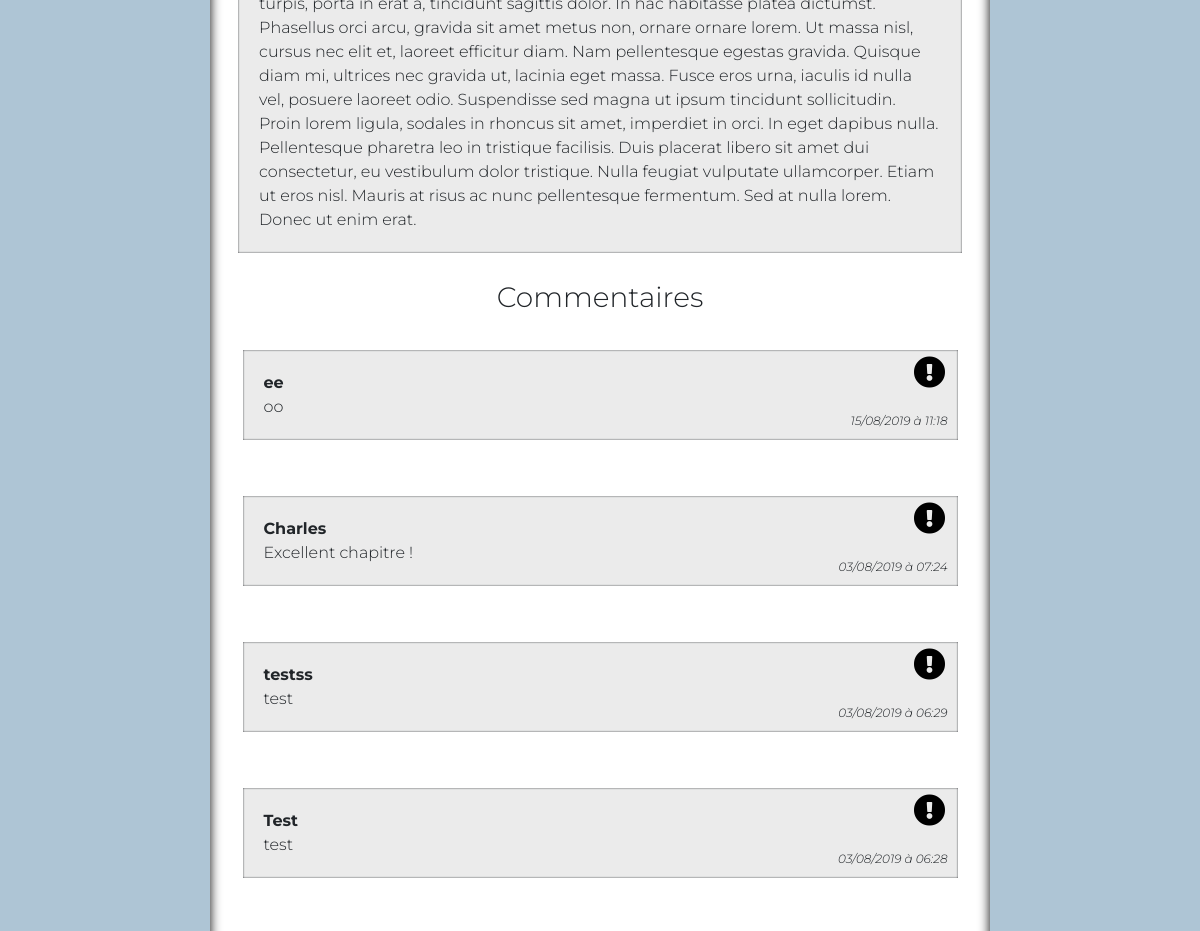
The app's page /index.php?action=post&id=3 (middle part), older data.
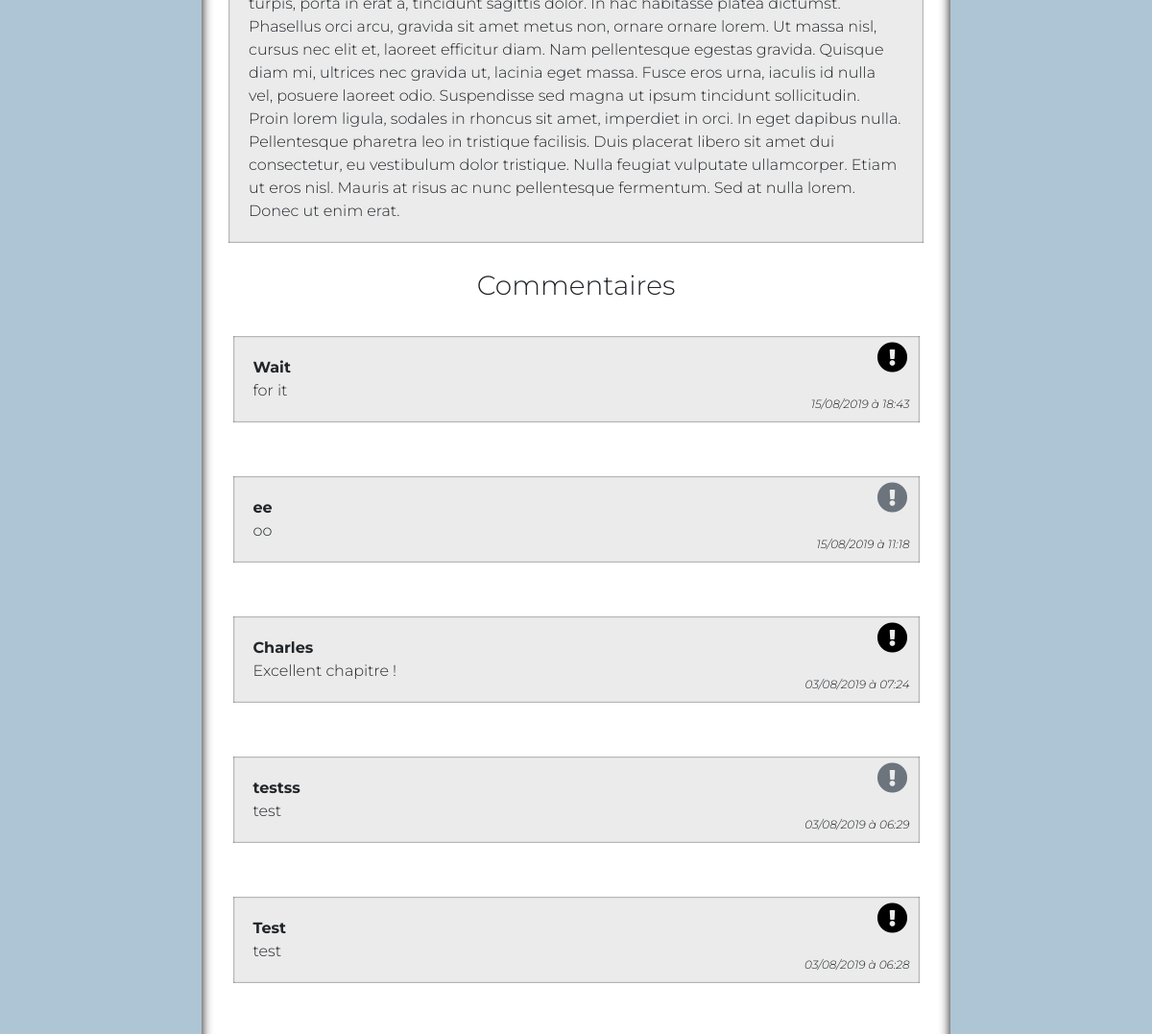
The same page, newer data.
### tables this page shows
CREATE TABLE IF NOT EXISTS `commentaires` (
  `id` int(11) NOT NULL AUTO_INCREMENT,
  `post_id` int(11) NOT NULL,
  `author` varchar(255) NOT NULL,
  `comment` text NOT NULL,
  `comment_date` datetime NOT NULL,
  `reported` int(11) DEFAULT NULL,
  PRIMARY KEY (`id`),
  KEY `commentaires_ibfk_1` (`post_id`)
);

### model/CommentManager.php (called while the page is built, shortened)
<?php
class CommentManager extends Manager
{
    public function getComments($postId)
    {
        $db = $this->dbConnect();
        $comments = $db->prepare('SELECT id, author, comment, reported, post_id, DATE_FORMAT(comment_date, \'%d/%m/%Y à %H:%i\') AS comment_date_fr FROM commentaires WHERE post_id = ? ORDER BY comment_date DESC');
        $comments->execute(array($postId));
        return $comments;
    }
}

### model/PostManager.php (called while the page is built, shortened)
<?php
class PostManager extends Manager
{
	public function getPost($postId)
    {
        $db = $this->dbConnect();
        $req = $db->prepare('SELECT id, title, picture, content FROM billets WHERE id = ?');
        $req->execute(array($postId));
        $post = $req->fetch();
        return $post;
    }
}

### view/postView.php (the view, shortened to what this page needs)
<div class="container jumbotron jumbotron-fluid col-lg-8 col-md-12 col-sm-12 col-xs-12 d-flex flex-wrap justify-content-center ">
    <div class="text-container"> <?= $post['content'] ?> </div>
    <h3 id="title-comments">Commentaires</h3>
    <?php
    while ($comment = $comments->fetch()) {
    ?>
        <p class="text-container col-11">
            <strong><?= htmlspecialchars($comment['author']) ?></strong><br>
            <a href="
            <?php
            if($comment['reported'] == null) {
              echo 'index.php?action=reportComment&amp;id='.$comment["id"].'&amp;p_id= '.  $comment["post_id"] .' ';
            } else {
                echo "#title-comments"; }
            ?>
            " title="Signaler ce commentaire">
            <i class="fas fa-exclamation-circle
            <?php
            if($comment['reported'] != null) {
                echo "text-muted"; }
            ?>
            " data-toggle="tooltip" data-placement="top" title="
            <?php
            if($comment['reported'] != null) {
                echo "Ce commentaire a déjà été signalé et est en cours de traitement par le modérateur";
            } else {
                echo "Signaler ce commentaire"; }
            ?>
            "></i></a>
            <?= htmlspecialchars($comment['comment']) ?>
            <i class="com-date"><?= $comment['comment_date_fr'] ?></i>
        </p>
    <?php
    }
    ?>
</div>
<?php $content = ob_get_clean(); ?>
<?php require('template.php'); ?>

### index.php (shortened to what this page needs)
<?php
require('controller/PostController.php');
$postController = new PostController();
$commentController = new CommentController();
try {
    if (isset($_GET['action'])) {
        if ($_GET['action'] == 'listPosts') {
            $postController->listPosts();
        }
        elseif ($_GET['action'] == 'post') {
            if (isset($_GET['id']) && $_GET['id'] > 0) {
                $postController->post();
            }
            else {
                throw new Exception('Aucun identifiant de billet envoyé');
            }
        }
        elseif ($_GET['action'] == 'newPost') {
            $adminPostController = new AdminPostController($_SESSION['email'], $_SESSION['password']);
            $adminPostController->newPost();
        }
        elseif ($_GET['action'] == 'delPost') {
            $adminPostController = new AdminPostController($_SESSION['email'], $_SESSION['password']);
            $adminPostController->delPost($_GET['id']);
        }
        elseif ($_GET['action'] == 'editPost') {
            $adminPostController = new AdminPostController($_SESSION['email'], $_SESSION['password']);
            $adminPostController->editPost($_GET['id']);
        }
        elseif ($_GET['action'] == 'listComment') {
            $adminCommentController = new AdminCommentController($_SESSION['email'], $_SESSION['password']);
            $adminCommentController->listComment();
        }
        elseif ($_GET['action'] == 'reportedComment') {
            $adminCommentController = new AdminCommentController($_SESSION['email'], $_SESSION['password']);
            $adminCommentController->listComment();
        }
        elseif ($_GET['action'] == 'delComment') {
            $adminCommentController = new AdminCommentController($_SESSION['email'], $_SESSION['password']);
            $adminCommentController->delComment($_GET['id']);
        }
        elseif ($_GET['action'] == 'revokeComment') {
            $adminCommentController = new AdminCommentController($_SESSION['email'], $_SESSION['password']);
            $adminCommentController->revokeComment($_GET['id']);
        }
        elseif ($_GET['action'] == 'reportComment') {
            $commentController->reportComment($_GET['id'], $_GET['p_id']);
        }
        elseif ($_GET['action'] == 'notAuthorized')
        {
            $_SESSION["notify"] = "not-authorized";
            $postController->listPosts();
        }
        elseif ($_GET['action'] == 'disconnect')
        {
            session_destroy();
            header('Location: index.php');
        }
    }
    else {
    	$postController->listPosts();
    }
}
catch(Exception $e) {
    echo 'Erreur : ' . $e->getMessage();
}

### controller/PostController.php (shortened to what this page needs)
<?php
require_once('model/PostManager.php');
class PostController
{
	public function post()
	{
		$postManager = new PostManager();
		$commentManager = new CommentManager();
		$post = $postManager->getPost($_GET['id']);
		$comments = $commentManager->getComments($_GET['id']);
		if ($post === false) {
			$_SESSION["notify"] = "wrong-post";
			header('Location: index.php');
		}
		else {
			require('view/postView.php');
		}
	}
}

### view/template.php (shortened to what this page needs)
<!DOCTYPE html>
<html>
   <head>
      <link rel="stylesheet" type="text/css" href="public/css/bootstrap.min.css">
      <link rel="stylesheet" type="text/css" href="public/css/mdb.min.css">
      <link rel="stylesheet" type="text/css" href="public/css/toastr.css">
      <link rel="stylesheet" type="text/css" href="public/css/style.css">
      <link rel="stylesheet" href="https://use.fontawesome.com/releases/v5.8.1/css/all.css">
   </head>
   <body>
      <div class="container-fluid">
                  </div>
         <?= $content ?>
   </body>
</html>

### public/css/style.css (style rules this page uses)
html { scroll-behavior: smooth; }
body { background-color: #aec5d5; font-family: 'Montserrat', sans-serif; }
.jumbotron-fluid { padding-top: 0; box-shadow: inset 0px 0px 12px black; margin-bottom: 0; background-color: white; }
.text-container { padding: 21px; background-color: #00000014; margin: 28px; box-shadow: inset 0px 0px 2px; position: relative; }
a { color: white }
.fa-exclamation-circle { position: absolute; right: 12px; top: 6px; font-size: 32px; color: black; }
.com-date { padding: 10px; position: absolute; right: 0; bottom: 0; font-size: 12px; }
strong { font-weight: bold; }

Row changes from the older to the newer data that the page shows:
added commentaires: author "Wait", comment "for it", comment_date_fr "15/08/2019 à 18:43"
changed commentaires "ee": reported empty → 1 (drawn)
changed commentaires "testss": reported empty → 1 (drawn)
